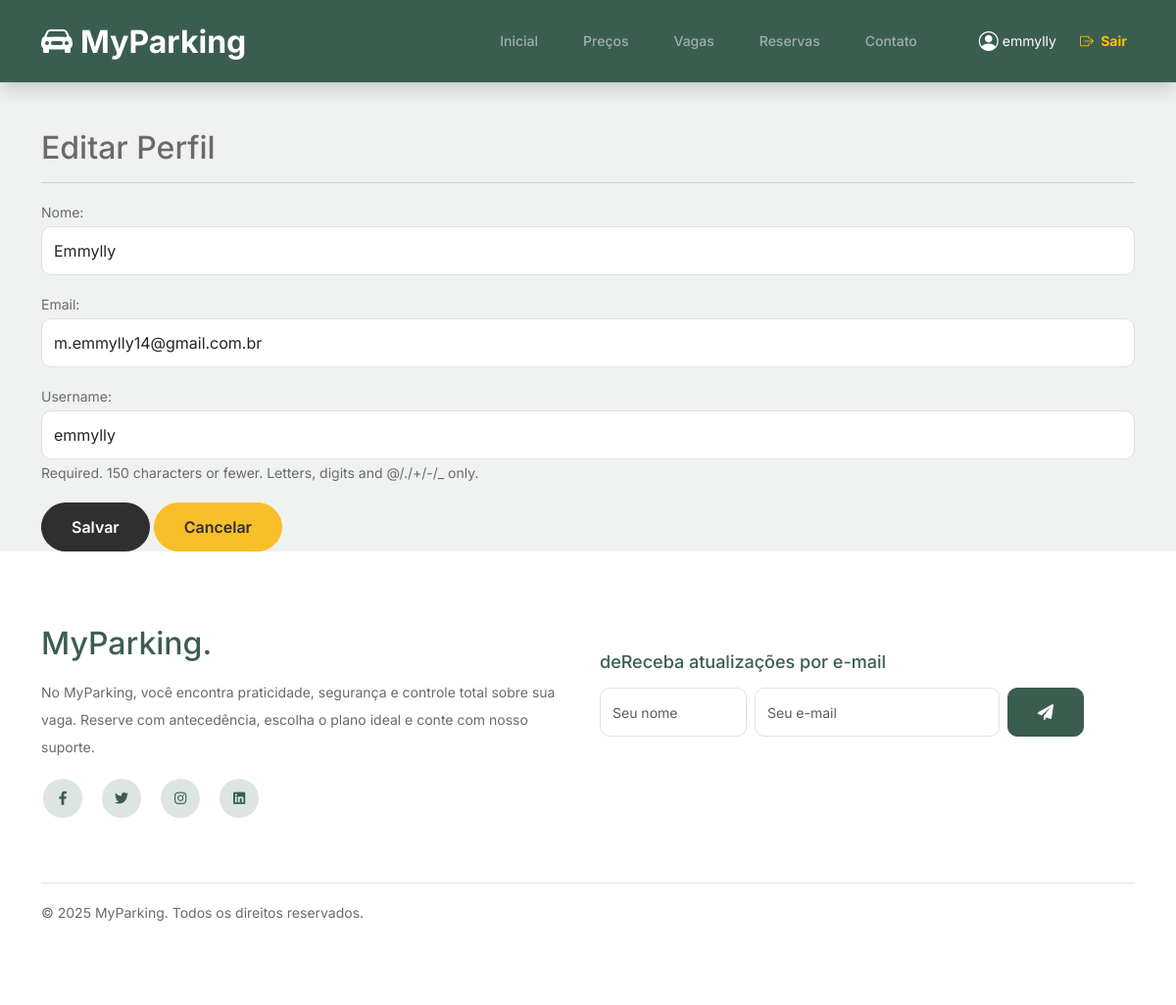
Page /usuarios/editar/ (signed in) on the committed database.
### usuarios/models.py (models this page shows, shortened)
class User(AbstractUser):
    email = models.EmailField(unique=True, blank=False, null=False)
    nome = models.CharField(max_length=150, blank=True, null=False)
    telefone = models.CharField(max_length=15, blank=True, null=False)
    cpf = models.CharField(max_length=14, unique=True, blank=True, null=True)
    mensalista = models.BooleanField(default=False)
    vaga_mensalista = models.ForeignKey(
        'vagas.Vaga',
        on_delete=models.SET_NULL,
        null=True,
        blank=True,
        related_name='usuarios_mensalistas'
    )

### usuarios/views.py (the view)
# urls.py: path('editar/', views.editar_perfil, name='editar_perfil'),
@login_required
def editar_perfil(request):
    user = request.user
    if request.method == 'POST':
        form = EditarPerfilForm(request.POST, instance=user)
        if form.is_valid():
            form.save()
            return redirect('perfil_usuario')
    else:
        form = EditarPerfilForm(instance=user)
    return render(request, 'usuarios/editar_perfil.html', {'form': form})

### usuarios/forms.py
class EditarPerfilForm(forms.ModelForm):
    class Meta:
        model = User
        fields = ['nome', 'email', 'username']
        widgets = {
            'nome': forms.TextInput(attrs={'class': 'form-control'}),
            'email': forms.EmailInput(attrs={'class': 'form-control'}),
            'username': forms.TextInput(attrs={'class': 'form-control'}),
        }

### templates/usuarios/editar_perfil.html (shortened to what this page needs)
{% extends 'base.html' %}
{% block content %}
<div class="container mt-5">
  <h2>Editar Perfil</h2>
  <hr>
  <form method="post">
    {{ form.as_p }}
    <button type="submit" class="btn btn-success">Salvar</button>
    <a href="{% url 'perfil_usuario' %}" class="btn btn-secondary">Cancelar</a>
  </form>
</div>
{% endblock %}

### templates/includes/navbar.html (shortened to what this page needs)
{% load static %}
<nav class="custom-navbar navbar navbar-expand-md navbar-dark bg-dark shadow">
  <div class="container">
    <a class="navbar-brand fw-bold" href="{% url 'home' %}">
      <i class="bi bi-car-front-fill me-2"></i>MyParking
    </a>
    <div class="collapse navbar-collapse" id="navbarsFurni">
      <ul class="custom-navbar-nav navbar-nav ms-auto mb-2 mb-md-0">
        <li class="nav-item">
          <a class="nav-link" href="{% url 'home' %}">Inicial</a>
        </li>
        <li>
          <a class="nav-link" href="{% url 'precos' %}">Preços</a>
        </li>
        <li>
          <a class="nav-link" href="{% url 'vagas:lista_vagas' %}">Vagas</a>
        </li>
        <li>
          <a class="nav-link" href="{% url 'reservar' %}">Reservas</a>
        </li>
        <li>
          <a class="nav-link" href="{% url 'contato' %}">Contato</a>
        </li>
      </ul>
      <ul class="custom-navbar-cta navbar-nav mb-2 mb-md-0 ms-4">
        {% if user.is_authenticated %}
          <li class="nav-item d-flex align-items-center me-3">
            <a href="{% url 'perfil_usuario' %}" class="text-white text-decoration-none d-flex align-items-center">
              <i class="bi bi-person-circle me-1 fs-5"></i>
              {{ user.get_full_name|default:user.username }}
            </a>
          </li>
          <li>
            <a class="nav-link text-warning fw-bold" href="{% url 'sair' %}">
              <i class="bi bi-box-arrow-right me-1"></i> Sair
            </a>
          </li>
        {% endif %}
      </ul>
    </div>
  </div>
</nav>

### MyParking/static/css/style.css (style rules this page uses)
body { overflow-x: hidden; position: relative; }
body { font-family: "Inter", sans-serif; font-weight: 400; line-height: 28px; color: #6a6a6a; font-size: 14px; background-color: #eff2f1; }
a { text-decoration: none; -webkit-transition: .3s all ease; -o-transition: .3s all ease; transition: .3s all ease; color: #2f2f2f; text-decoration: underline; }
.custom-navbar { background: #3b5d50 !important; padding-top: 20px; padding-bottom: 20px; }
.custom-navbar .navbar-brand { font-size: 32px; font-weight: 600; }
@media (min-width: 992px) { .custom-navbar .custom-navbar-nav li { margin-left: 15px; margin-right: 15px; } }
.custom-navbar .custom-navbar-nav li a { font-weight: 500; color: #ffffff !important; opacity: .5; -webkit-transition: .3s all ease; -o-transition: .3s all ease; transition: .3s all ease; position: relative; }
@media (min-width: 768px) { .custom-navbar .custom-navbar-nav li a:before { content: ""; position: absolute; bottom: 0; left: 8px; right: 8px; background: #f9bf29; height: 5px; opacity: 1; visibility: visible; width: 0; -webkit-transition: .15s all ease-out; -o-transition: .15s all ease-out; transition: .15s all ease-out; } }
.custom-navbar .custom-navbar-cta { margin-left: 0 !important; -webkit-box-orient: horizontal; -webkit-box-direction: normal; -ms-flex-direction: row; flex-direction: row; }
@media (min-width: 768px) { .custom-navbar .custom-navbar-cta { margin-left: 40px !important; } }
.custom-navbar .custom-navbar-cta li { margin-left: 0px; margin-right: 0px; }
.custom-navbar .custom-navbar-cta li:first-child { margin-right: 20px; }
.btn { font-weight: 600; padding: 12px 30px; border-radius: 30px; color: #ffffff; background: #2f2f2f; border-color: #2f2f2f; }
.btn.btn-secondary { color: #2f2f2f; background: #f9bf29; border-color: #f9bf29; }
.form-control { height: 50px; border-radius: 10px; font-family: "Inter", sans-serif; }

### rows in the picture
User: get_full_name "emmylly", nome "Emmylly", email "m.emmylly14@gmail.com.br", username "emmylly"
